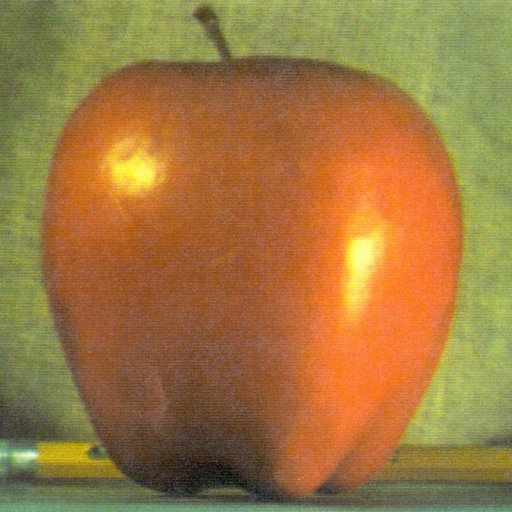
#> input picture imgs/apple.jpg, 512 x 512 px
$ python '03_图片修补.py'
#> lines starting #> are read from the running program, lines starting #| are printed output that depends on the picture; after the words box and inside, x2 and y2 are one past the last pixel; in counts of white or black regions, pixels touching at a corner belong together
"""
图片修补：
    1：生成坏了的图片
    2：扎到"坏"的位置
    3：调用api完成修补
"""

import cv2 as cv
import numpy as np


def repairImg(image):
    (h, w, ch) = image.shape

    # 定义蒙版
    paint = np.zeros((h, w, 1), np.uint8)

    # 因为明确的知道坐标所以可以精确处理
    for i in range(200, 300):
        paint[i, 200] = 255
        paint[i, 200 + 1] = 255
        paint[i, 200 - 1] = 255

    for i in range(150, 250):
        paint[250, i] = 255
        paint[250 + 1, i] = 255
        paint[250 - 1, i] = 255
    cv.imshow("蒙版", paint)

    imgDst = cv.inpaint(image, paint, 3, cv.INPAINT_TELEA)
    cv.imshow("dst_img", imgDst)


img = cv.imread("../imgs/apple.jpg", 1)
#> img is the input picture: shape (512, 512, 3); mean B, G, R 64.8, 119.7, 159.1
cv.imshow("img", img)

# 破坏图片
for i in range(200, 300):
    img[i, 200] = (255, 255, 255)
    img[i, 200 + 1] = (255, 255, 255)
    img[i, 200 - 1] = (255, 255, 255)
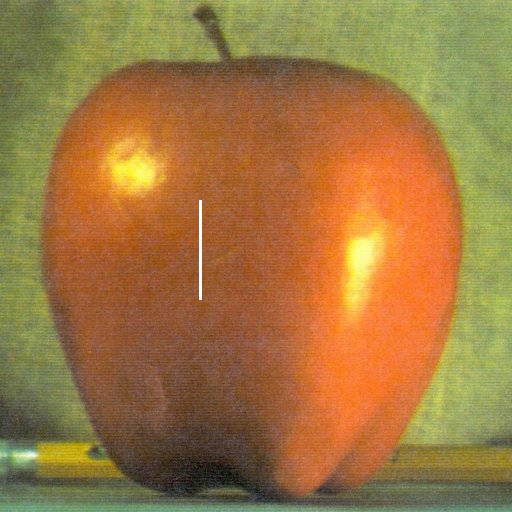
#> img: shape (512, 512, 3); 0.11% of pixels changed, all inside (x1, y1, x2, y2) = (199, 200, 202, 300)

for i in range(150, 250):
    img[250, i] = (255, 255, 255)
    img[250 + 1, i] = (255, 255, 255)
    img[250 - 1, i] = (255, 255, 255)
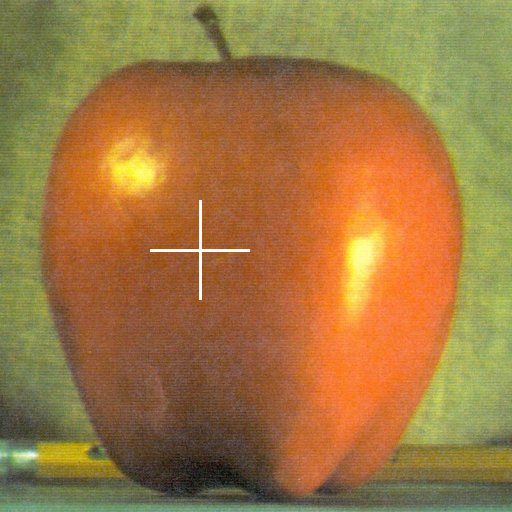
#> img: shape (512, 512, 3); 0.11% of pixels changed, all inside (x1, y1, x2, y2) = (150, 249, 250, 252)

cv.imshow("img", img)
repairImg(img)
#> in repairImg, `cv.imshow("蒙版", paint)`:
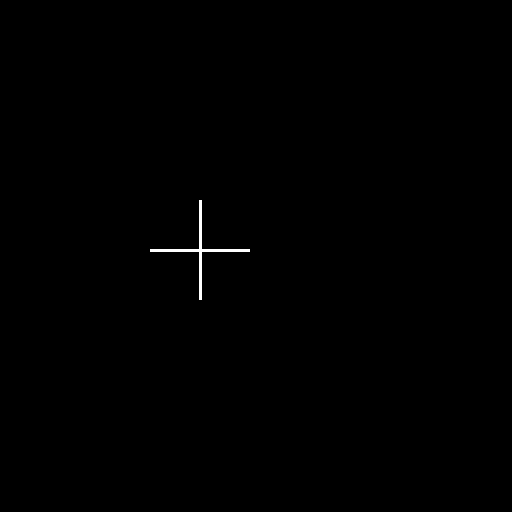
#> window '蒙版': shape (512, 512, 1); 0.23% white; 1 white region, box (x1, y1, x2, y2) and area: (150, 200, 250, 300) 591

cv.waitKey(0)
cv.destroyAllWindows()
